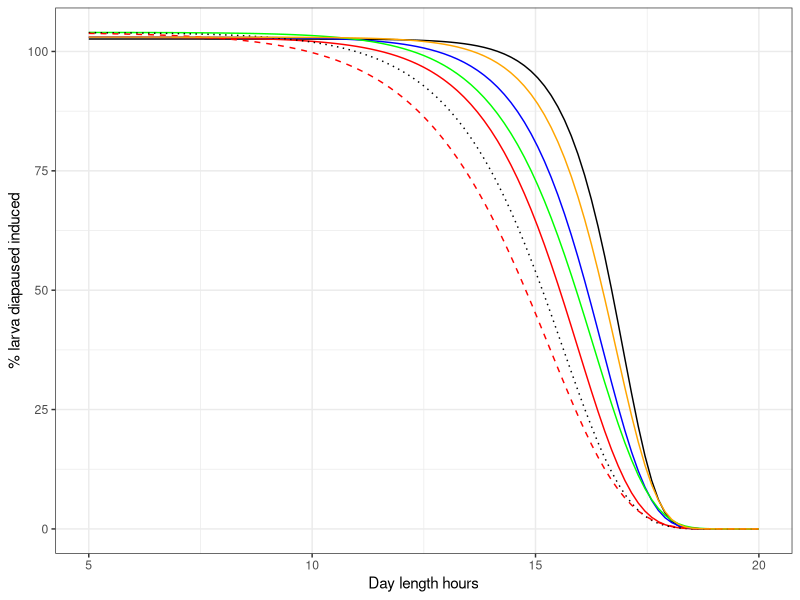
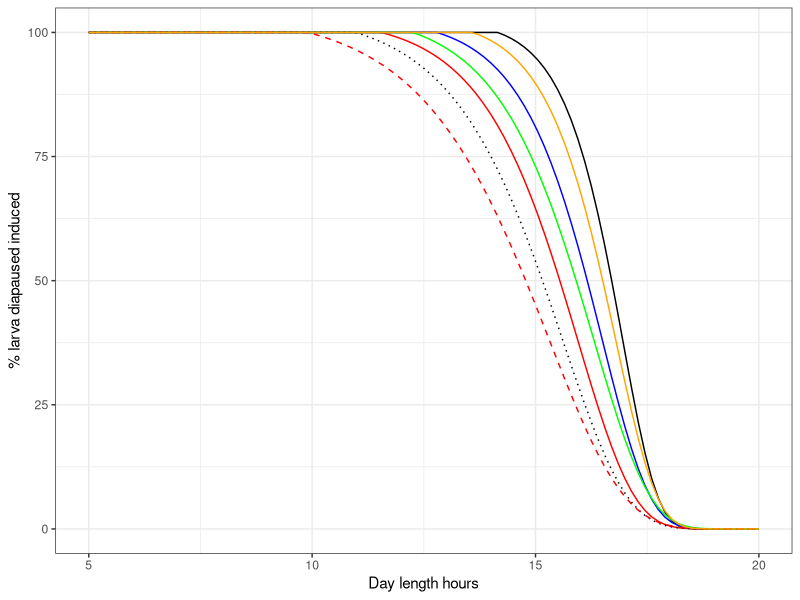
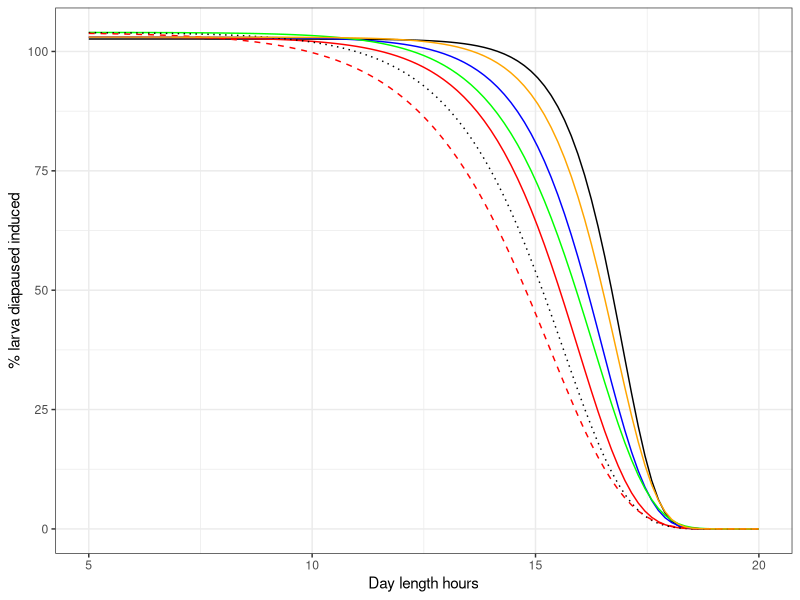
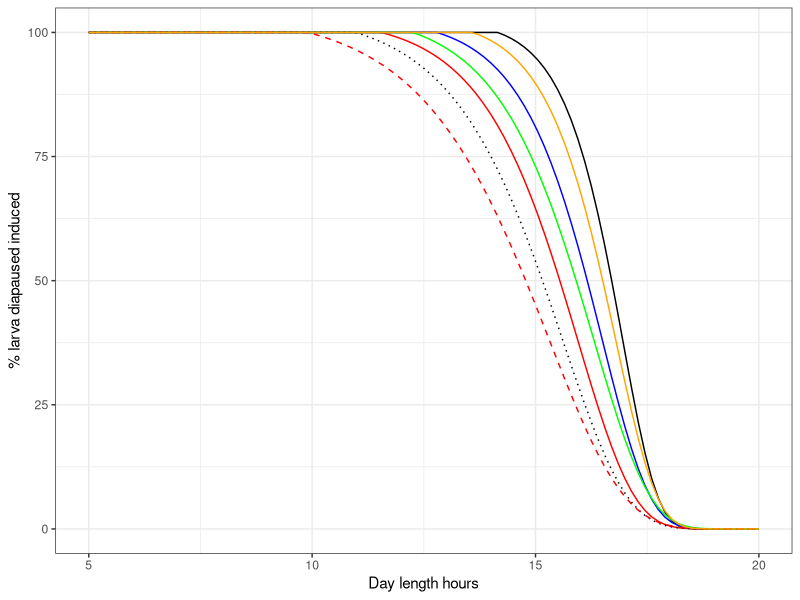

Generate these figures, in order, with R:
library(ggplot2)
# original
diapause <- function(x){
  102.6077 * exp(-exp(1.306483 * (x - 16.95815)))
}
# red solid one
diapause_2 <- function(x){
  103 * exp(-exp(.8 * (x - 15.95)))
}

# blue solid
diapause_3 <- function(x){
  103 * exp(-exp(.95 * (x - 16.5 )))
}
# bright green solid
diapause_4 <- function(x){
  104 * exp(-exp(.8 * (x - 16.3 )))
}
# dot line
diapause_5 <- function(x){
  104 * exp(-exp(.7 * (x - 15.6 )))
}

diapause_6 <- function(x){
  104 * exp(-exp(.6 * (x - 15.3 )))
}

# orange
diapause_7 <- function(x){
  103 * exp(-exp(1.1 * (x - 16.8 )))
}

diapause_reshaped_plot = ggplot(data = data.frame(x = 0), mapping = aes(x = x)) + theme_bw()+
                         labs(x="Day length hours", y="% larva diapaused induced") + 
                         xlim(5, 20) + 
  stat_function(fun = diapause) +
  stat_function(fun = diapause_2, color="red") + 
  stat_function(fun = diapause_3, color="blue") +
  stat_function(fun = diapause_4, color="green")+
  stat_function(fun = diapause_5, color="black", linetype=3) + 
  stat_function(fun = diapause_6, color="red", linetype=2) + 
  stat_function(fun = diapause_7, color="orange", linetype=1)

diapause_reshaped_plot

plot_name = paste0("diapause_reshaped_plot.png")
plot_path = "/Users/hn/Documents/GitHub/Kirti/codling_moth/to_write_paper/figures/sensitivity/Diapause/"
ggsave(plot_name, diapause_reshaped_plot, device="png", path=plot_path, width=10, height=7, unit="in", dpi=500)



library(ggplot2)
# original
diapause <- function(x){
  ifelse(102.6077 * exp(-exp(1.306483 * (x - 16.95815))) > 100, 100, 102.6077 * exp(-exp(1.306483 * (x - 16.95815))))
}
# red solid one
diapause_2 <- function(x){
  ifelse(103 * exp(-exp(.8 * (x - 15.95)))>100, 100, 103 * exp(-exp(.8 * (x - 15.95))))
}

# blue solid
diapause_3 <- function(x){
  ifelse(103 * exp(-exp(.95 * (x - 16.5 ))) > 100, 100, 103 * exp(-exp(.95 * (x - 16.5 ))))
}
# bright green solid
diapause_4 <- function(x){
  ifelse(104 * exp(-exp(.8 * (x - 16.3 ))) > 100, 100, 104 * exp(-exp(.8 * (x - 16.3 ))))
}
# dot line
diapause_5 <- function(x){
  ifelse(104 * exp(-exp(.7 * (x - 15.6 ))) > 100, 100, 104 * exp(-exp(.7 * (x - 15.6 ))))
}

diapause_6 <- function(x){
  ifelse(104 * exp(-exp(.6 * (x - 15.3 ))) > 100, 100, 104 * exp(-exp(.6 * (x - 15.3 ))))
}

# orange
diapause_7 <- function(x){
  ifelse(103 * exp(-exp(1.1 * (x - 16.8 ))) > 100, 100, 103 * exp(-exp(1.1 * (x - 16.8 ))))
}

diapause_reshaped_plot = ggplot(data = data.frame(x = 0), mapping = aes(x = x)) + theme_bw()+
                         labs(x="Day length hours", y="% larva diapaused induced") + 
                         xlim(5, 20) + 
  stat_function(fun = diapause) +
  stat_function(fun = diapause_2, color="red") + 
  stat_function(fun = diapause_3, color="blue") +
  stat_function(fun = diapause_4, color="green")+
  stat_function(fun = diapause_5, color="black", linetype=3) + 
  stat_function(fun = diapause_6, color="red", linetype=2) + 
  stat_function(fun = diapause_7, color="orange", linetype=1)

diapause_reshaped_plot

plot_name = paste0("diapause_reshaped_plot.png")
plot_path = "/Users/hn/Documents/GitHub/Kirti/codling_moth/to_write_paper/figures/sensitivity/Diapause/"
ggsave(plot_name, diapause_reshaped_plot, device="png", path=plot_path, width=10, height=7, unit="in", dpi=500)